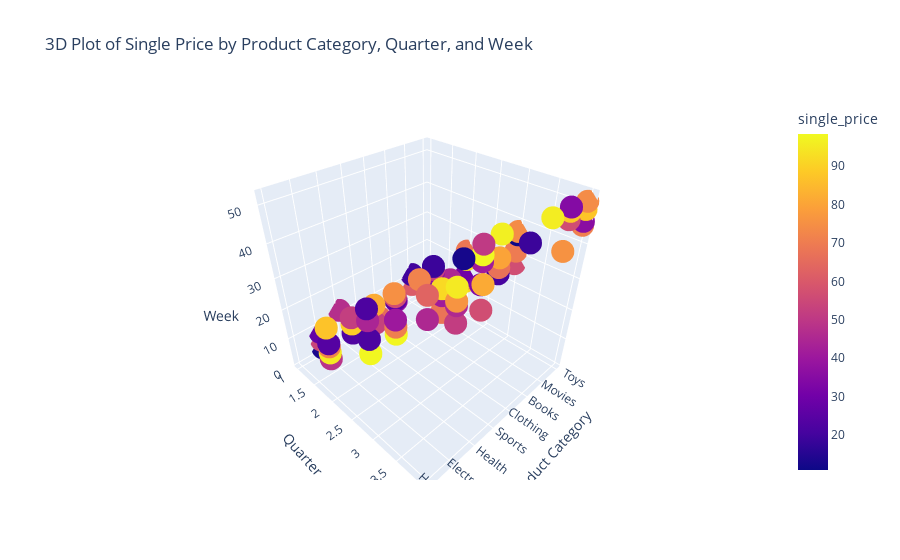

The cell this chart's notebook holds for it:
### Markdown cell above
## Analysis of Single Price by Day and Hour

### Code cell
# Create a 3D scatter plot
import plotly.express as px

fig_single_price_week = px.scatter_3d(merged_df, x='product_category', y='quarter', z='week', color='single_price',
                                      labels={'product_category': 'Product Category', 'quarter': 'Quarter', 'week': 'Week'},
                                      title="3D Plot of Single Price by Product Category, Quarter, and Week")
fig_single_price_week.show()

### Figure 1 — Plotly figure (JSON) as saved in the notebook; plotly's stock layout.template omitted (floating-point values rounded to 4 significant figures)
{"data": [{"hovertemplate": "Product Category=%{x}<br>Quarter=%{y}<br>Week=%{z}<br>single_price=%{marker.color}<extra></extra>", "legendgroup": "", "marker": {"color": [90.25, 60.59, 96.61, 16.96, 65.22, 56.47, 47.25, 42.67, 81.85, 89.18, 71.13, 46.39, 14.34, 50.78, 53.52, 69.61, 97.68, 87.56, 72.88, 12.47, 75.66, 23.84, 95.06, 25.66, 71.67, 45.11, 95.0, 20.55, 51.64, 50.54, 34.52, 18.65, 37.57, 18.72, 88.39, 48.65, 70.71, 72.5, 70.87, 68.67, 15.61, 45.42, 67.19, 22.5, 35.76, 75.17, 56.28, 35.02, 27.16, 33.69, 41.3, 67.66, 19.64, 95.81, 44.73, 13.2, 56.74, 56.58, 53.03, 76.24, 29.41, 63.18, 87.19, 10.85, 56.73, 79.77, 98.4, 86.82, 44.19, 40.26, 41.13, 22.18, 36.66, 21.85, 73.95, 52.1, 95.3, 71.75, 44.23, 74.03, 57.9, 91.72, 94.35, 93.64, 81.34, 54.13, 97.92, 44.79], "coloraxis": "coloraxis", "symbol": "circle"}, "mode": "markers", "name": "", "scene": "scene", "showlegend": false, "type": "scatter3d", "x": ["Toys", "Movies", "Movies", "Books", "Clothing", "Sports", "Health", "Toys", "Health", "Electronics", "Home/Garden", "Home/Garden", "Toys", "Electronics", "Books", "Toys", "Electronics", "Toys", "Health", "Clothing", "Movies", "Home/Garden", "Home/Garden", "Sports", "Health", "Home/Garden", "Sports", "Movies", "Electronics", "Books", "Movies", "Books", "Books", "Clothing", "Movies", "Home/Garden", "Electronics", "Toys", "Toys", "Toys", "Toys", "Electronics", "Movies", "Electronics", "Toys", "Electronics", "Home/Garden", "Electronics", "Electronics", "Books", "Books", "Sports", "Movies", "Books", "Health", "Electronics", "Toys", "Movies", "Health", "Electronics", "Toys", "Home/Garden", "Home/Garden", "Toys", "Health", "Movies", "Books", "Books", "Sports", "Electronics", "Sports", "Home/Garden", "Books", "Home/Garden", "Toys", "Electronics", "Electronics", "Home/Garden", "Home/Garden", "Toys", "Sports", "Sports", "Sports", "Toys", "Health", "Electronics", "Home/Garden", "Movies"], "y": [2, 1, 3, 2, 1, 2, 1, 3, 2, 2, 2, 2, 1, 2, 2, 3, 3, 4, 2, 3, 4, 2, 2, 2, 3, 4, 1, 3, 4, 3, 4, 2, 2, 4, 4, 2, 3, 2, 4, 2, 1, 4, 3, 2, 4, 3, 3, 4, 1, 3, 3, 3, 1, 4, 4, 1, 3, 4, 2, 4, 2, 4, 2, 3, 4, 3, 3, 2, 1, 3, 3, 3, 1, 3, 4, 2, 4, 2, 3, 3, 1, 3, 1, 2, 4, 1, 3, 2], "z": [13, 7, 39, 18, 1, 22, 12, 36, 23, 21, 19, 18, 8, 18, 24, 31, 28, 49, 17, 38, 41, 19, 16, 21, 39, 46, 5, 27, 41, 39, 52, 25, 23, 49, 51, 14, 30, 14, 45, 24, 8, 45, 29, 18, 46, 39, 36, 46, 8, 27, 34, 26, 11, 52, 46, 2, 27, 49, 17, 46, 15, 51, 24, 36, 40, 32, 36, 15, 6, 32, 31, 39, 4, 31, 51, 23, 49, 18, 36, 37, 1, 33, 4, 21, 46, 5, 27, 17]}], "layout": {"coloraxis": {"colorbar": {"title": {"text": "single_price"}}, "colorscale": [[0, "#0d0887"], [0.1111, "#46039f"], [0.2222, "#7201a8"], [0.3333, "#9c179e"], [0.4444, "#bd3786"], [0.5556, "#d8576b"], [0.6667, "#ed7953"], [0.7778, "#fb9f3a"], [0.8889, "#fdca26"], [1, "#f0f921"]]}, "legend": {"tracegroupgap": 0}, "scene": {"domain": {"x": [0, 1], "y": [0, 1]}, "xaxis": {"title": {"text": "Product Category"}}, "yaxis": {"title": {"text": "Quarter"}}, "zaxis": {"title": {"text": "Week"}}}, "title": {"text": "3D Plot of Single Price by Product Category, Quarter, and Week"}}}
